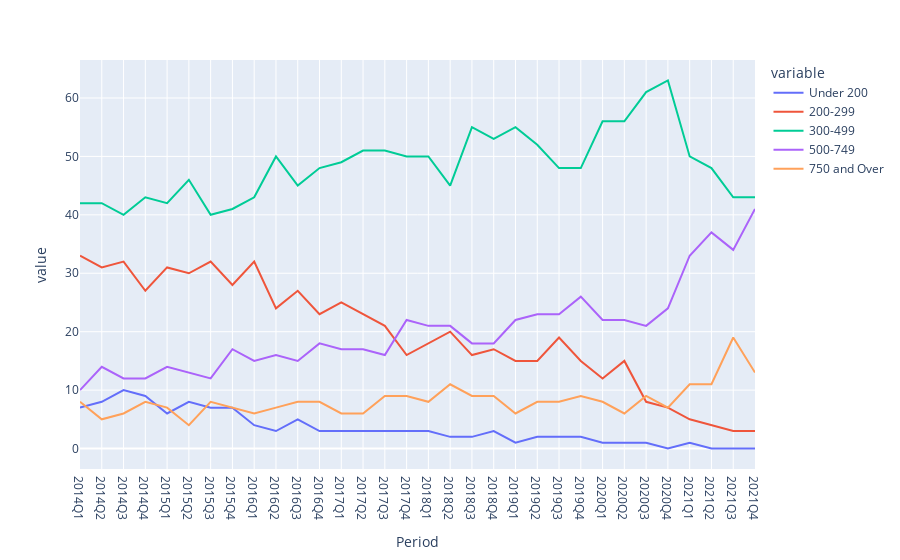

Here is the notebook cell this chart was saved with:
### Code cell
df1[['Under 200', '200-299']] = df1[['Under 200', '200-299']].apply(pd.to_numeric,errors = 'coerce')
px.line(df1, x = 'Period', y = ['Under 200', '200-299','300-499','500-749','750 and Over'])

### Figure 1 — Plotly figure (JSON) as saved in the notebook; plotly's stock layout.template omitted (floating-point values rounded to 4 significant figures)
{"data": [{"hovertemplate": "variable=Under 200<br>Period=%{x}<br>value=%{y}<extra></extra>", "legendgroup": "Under 200", "line": {"color": "#636efa", "dash": "solid"}, "marker": {"symbol": "circle"}, "mode": "lines", "name": "Under 200", "orientation": "v", "showlegend": true, "type": "scatter", "x": ["2014Q1 ", "2014Q2 ", "2014Q3 ", "2014Q4 ", "2015Q1 ", "2015Q2 ", "2015Q3 ", "2015Q4 ", "2016Q1 ", "2016Q2 ", "2016Q3 ", "2016Q4 ", "2017Q1 ", "2017Q2 ", "2017Q3 ", "2017Q4 ", "2018Q1 ", "2018Q2 ", "2018Q3 ", "2018Q4 ", "2019Q1 ", "2019Q2 ", "2019Q3 ", "2019Q4 ", "2020Q1 ", "2020Q2 ", "2020Q3 ", "2020Q4 ", "2021Q1 ", "2021Q2 ", "2021Q3 ", "2021Q4 "], "xaxis": "x", "y": [7, 8, 10, 9, 6, 8, 7, 7, 4, 3, 5, 3, 3, 3, 3, 3, 3, 2, 2, 3, 1, 2, 2, 2, 1, 1, 1, 0, 1, 0, 0, 0], "yaxis": "y"}, {"hovertemplate": "variable=200-299<br>Period=%{x}<br>value=%{y}<extra></extra>", "legendgroup": "200-299", "line": {"color": "#EF553B", "dash": "solid"}, "marker": {"symbol": "circle"}, "mode": "lines", "name": "200-299", "orientation": "v", "showlegend": true, "type": "scatter", "x": ["2014Q1 ", "2014Q2 ", "2014Q3 ", "2014Q4 ", "2015Q1 ", "2015Q2 ", "2015Q3 ", "2015Q4 ", "2016Q1 ", "2016Q2 ", "2016Q3 ", "2016Q4 ", "2017Q1 ", "2017Q2 ", "2017Q3 ", "2017Q4 ", "2018Q1 ", "2018Q2 ", "2018Q3 ", "2018Q4 ", "2019Q1 ", "2019Q2 ", "2019Q3 ", "2019Q4 ", "2020Q1 ", "2020Q2 ", "2020Q3 ", "2020Q4 ", "2021Q1 ", "2021Q2 ", "2021Q3 ", "2021Q4 "], "xaxis": "x", "y": [33, 31, 32, 27, 31, 30, 32, 28, 32, 24, 27, 23, 25, 23, 21, 16, 18, 20, 16, 17, 15, 15, 19, 15, 12, 15, 8, 7, 5, 4, 3, 3], "yaxis": "y"}, {"hovertemplate": "variable=300-499<br>Period=%{x}<br>value=%{y}<extra></extra>", "legendgroup": "300-499", "line": {"color": "#00cc96", "dash": "solid"}, "marker": {"symbol": "circle"}, "mode": "lines", "name": "300-499", "orientation": "v", "showlegend": true, "type": "scatter", "x": ["2014Q1 ", "2014Q2 ", "2014Q3 ", "2014Q4 ", "2015Q1 ", "2015Q2 ", "2015Q3 ", "2015Q4 ", "2016Q1 ", "2016Q2 ", "2016Q3 ", "2016Q4 ", "2017Q1 ", "2017Q2 ", "2017Q3 ", "2017Q4 ", "2018Q1 ", "2018Q2 ", "2018Q3 ", "2018Q4 ", "2019Q1 ", "2019Q2 ", "2019Q3 ", "2019Q4 ", "2020Q1 ", "2020Q2 ", "2020Q3 ", "2020Q4 ", "2021Q1 ", "2021Q2 ", "2021Q3 ", "2021Q4 "], "xaxis": "x", "y": [42, 42, 40, 43, 42, 46, 40, 41, 43, 50, 45, 48, 49, 51, 51, 50, 50, 45, 55, 53, 55, 52, 48, 48, 56, 56, 61, 63, 50, 48, 43, 43], "yaxis": "y"}, {"hovertemplate": "variable=500-749<br>Period=%{x}<br>value=%{y}<extra></extra>", "legendgroup": "500-749", "line": {"color": "#ab63fa", "dash": "solid"}, "marker": {"symbol": "circle"}, "mode": "lines", "name": "500-749", "orientation": "v", "showlegend": true, "type": "scatter", "x": ["2014Q1 ", "2014Q2 ", "2014Q3 ", "2014Q4 ", "2015Q1 ", "2015Q2 ", "2015Q3 ", "2015Q4 ", "2016Q1 ", "2016Q2 ", "2016Q3 ", "2016Q4 ", "2017Q1 ", "2017Q2 ", "2017Q3 ", "2017Q4 ", "2018Q1 ", "2018Q2 ", "2018Q3 ", "2018Q4 ", "2019Q1 ", "2019Q2 ", "2019Q3 ", "2019Q4 ", "2020Q1 ", "2020Q2 ", "2020Q3 ", "2020Q4 ", "2021Q1 ", "2021Q2 ", "2021Q3 ", "2021Q4 "], "xaxis": "x", "y": [10, 14, 12, 12, 14, 13, 12, 17, 15, 16, 15, 18, 17, 17, 16, 22, 21, 21, 18, 18, 22, 23, 23, 26, 22, 22, 21, 24, 33, 37, 34, 41], "yaxis": "y"}, {"hovertemplate": "variable=750 and Over<br>Period=%{x}<br>value=%{y}<extra></extra>", "legendgroup": "750 and Over", "line": {"color": "#FFA15A", "dash": "solid"}, "marker": {"symbol": "circle"}, "mode": "lines", "name": "750 and Over", "orientation": "v", "showlegend": true, "type": "scatter", "x": ["2014Q1 ", "2014Q2 ", "2014Q3 ", "2014Q4 ", "2015Q1 ", "2015Q2 ", "2015Q3 ", "2015Q4 ", "2016Q1 ", "2016Q2 ", "2016Q3 ", "2016Q4 ", "2017Q1 ", "2017Q2 ", "2017Q3 ", "2017Q4 ", "2018Q1 ", "2018Q2 ", "2018Q3 ", "2018Q4 ", "2019Q1 ", "2019Q2 ", "2019Q3 ", "2019Q4 ", "2020Q1 ", "2020Q2 ", "2020Q3 ", "2020Q4 ", "2021Q1 ", "2021Q2 ", "2021Q3 ", "2021Q4 "], "xaxis": "x", "y": [8, 5, 6, 8, 7, 4, 8, 7, 6, 7, 8, 8, 6, 6, 9, 9, 8, 11, 9, 9, 6, 8, 8, 9, 8, 6, 9, 7, 11, 11, 19, 13], "yaxis": "y"}], "layout": {"legend": {"title": {"text": "variable"}, "tracegroupgap": 0}, "margin": {"t": 60}, "xaxis": {"anchor": "y", "domain": [0, 1], "title": {"text": "Period"}}, "yaxis": {"anchor": "x", "domain": [0, 1], "title": {"text": "value"}}}}
